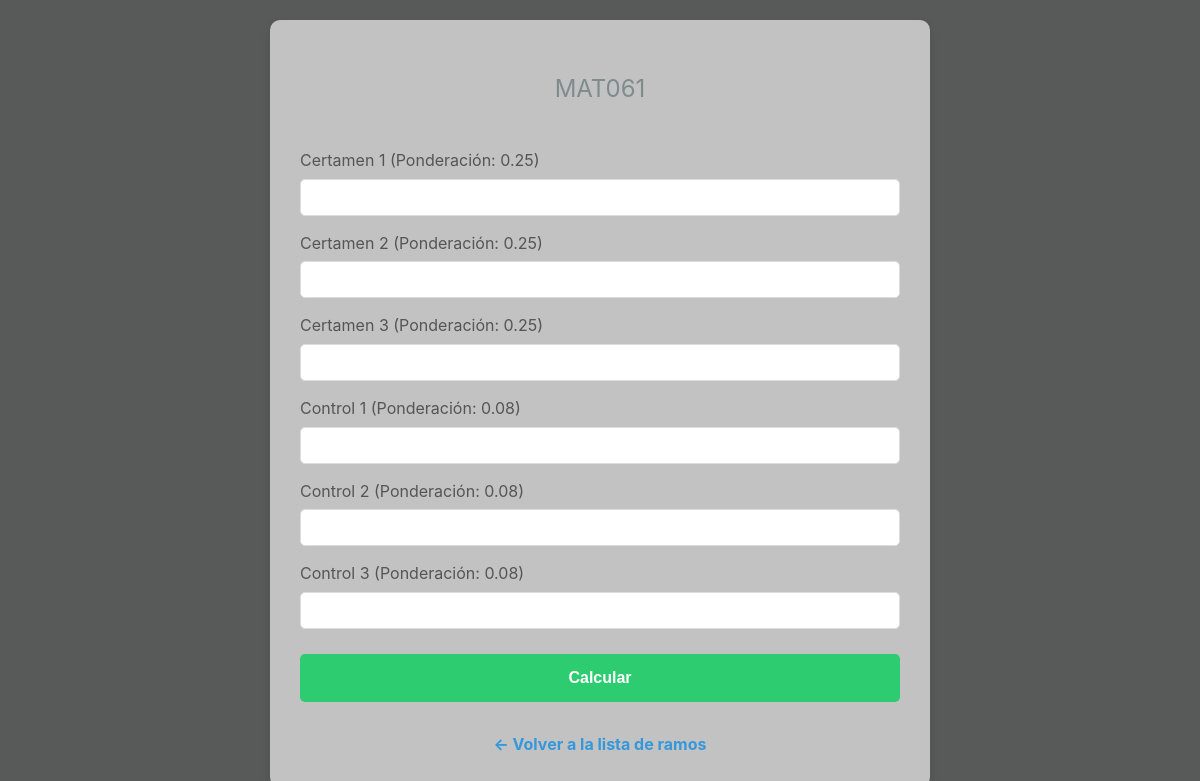
The page /ramo/2/ on the database its author committed.
### calculadora/models.py (models this page shows, shortened)
class Ramo(models.Model):
    nombre = models.CharField(max_length=100)
    nota_aprobacion = models.FloatField(default=55.0)

class Evaluacion(models.Model):
    ramo = models.ForeignKey(Ramo, on_delete=models.CASCADE)
    nombre = models.CharField(max_length=100)
    ponderacion = models.FloatField()

### calculadora/views.py (the view, shortened to what this page needs)
# urls.py: path('ramo/<int:ramo_id>/', views.calculadora_ramo, name='calculadora'),
def calculadora_ramo(request, ramo_id):
    ramo = get_object_or_404(Ramo, pk=ramo_id)
    evaluaciones = Evaluacion.objects.filter(ramo=ramo)
    contexto = {
        'ramo': ramo,
        'evaluaciones': evaluaciones,
    }
    return render(request, 'calculadora/calculadora_ramo.html', contexto)

### calculadora/templates/calculadora/calculadora_ramo.html (shortened to what this page needs)
{% load static %} <!DOCTYPE html>
<html lang="es">
<head>
    <link rel="stylesheet" href="{% static 'calculadora/css/styles.css' %}">
</head>
<body>
    <div class="container"> <h2>{{ ramo.nombre }}</h2>
        <form method="post" class="calculator-form">
            {% for evaluacion in evaluaciones %}
                <div class="form-group">
                    <label>{{ evaluacion.nombre }} (Ponderación: {{ evaluacion.ponderacion|floatformat:2 }})</label>
                    <input type="number" name="evaluacion-{{ evaluacion.id }}" step="1" min="0" max="100" value="{{ evaluacion.nota_ingresada|default:'' }}">
                </div>
            {% endfor %}
            <button type="submit">Calcular</button>
        </form>
        <div class="back-link-container">
            <a href="{% url 'main_page' %}" class="back-link">← Volver a la lista de ramos</a>
        </div>
    </div>
</body>
</html>

### calculadora/static/calculadora/css/styles.css (style rules this page uses)
body { font-family: -apple-system, BlinkMacSystemFont, "Segoe UI", Roboto, Helvetica, Arial, sans-serif, "Apple Color Emoji", "Segoe UI Emoji", "Segoe UI Symbol"; background-color: #212222bf; color: #333; line-height: 1.6; margin: 0; padding: 20px; }
.container { max-width: 600px; margin: 0 auto; background-color: rgba(255, 255, 255, 0.636); padding: 30px; border-radius: 10px; box-shadow: 0 4px 8px rgba(0,0,0,0.1); }
h1, h2 { text-align: center; color: #2c3e50; }
h2 { font-weight: 400; color: #7f8c8d; margin-bottom: 40px; }
.form-group { margin-bottom: 15px; }
.form-group label { display: block; margin-bottom: 5px; color: #555; }
.form-group input { width: 100%; padding: 10px; border: 1px solid #ddd; border-radius: 5px; box-sizing: border-box; }
button[type="submit"] { width: 100%; background-color: #2ecc71; color: white; padding: 15px; border: none; border-radius: 5px; font-weight: bold; font-size: 16px; cursor: pointer; transition: background-color 0.3s ease; margin-top: 10px; }
.back-link-container { text-align: center; margin-top: 30px; }
.back-link { color: #3498db; text-decoration: none; font-weight: bold; }

### rows shown on the page
Ramo: nombre "MAT061"
Evaluacion: nombre "Certamen 1", ponderacion "0.25"
Evaluacion: nombre "Certamen 2", ponderacion "0.25"
Evaluacion: nombre "Certamen 3", ponderacion "0.25"
Evaluacion: nombre "Control 1", ponderacion "0.08"
Evaluacion: nombre "Control 2", ponderacion "0.08"
Evaluacion: nombre "Control 3", ponderacion "0.08"
